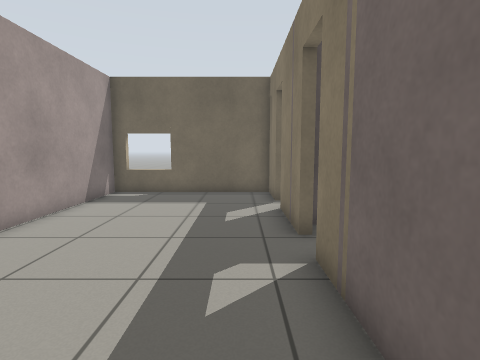
[1] (above)

24 first-person views from a walk through a world built for the Gazebo simulator. The camera is 0.94 m above the floor, tilts 6° down and sees 80° across. The floor is counted in squares, 0.5 m on a side. Each view is taken from the middle of a square. On the plan, view 1 faces up. The plan holds only what a view shows up to about 16 squares ahead; the rest is blank. The robots in the file are not drawn. Simple patterns stand in for the simulator's built-in surfaces. Surface patterns are stand-ins for the level's own textures.

[2]
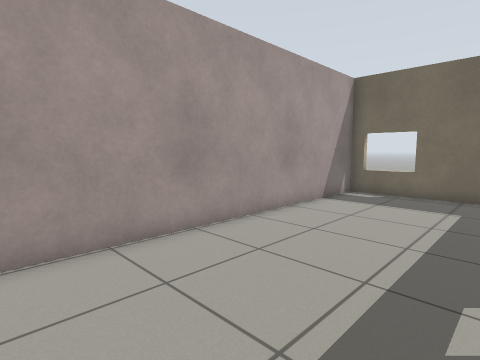

[3]
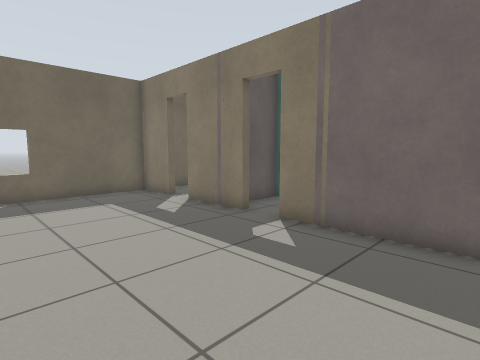

[4]
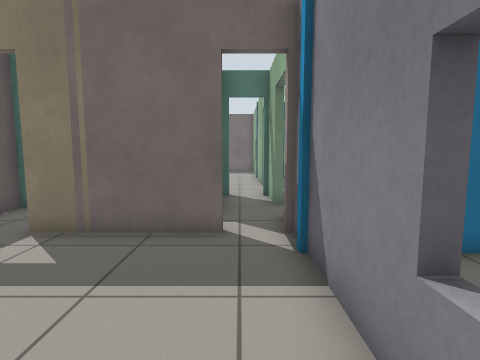

[5]
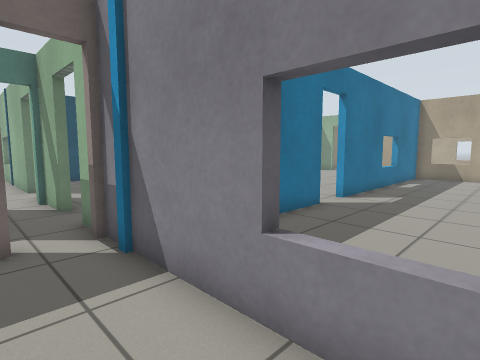

[6]
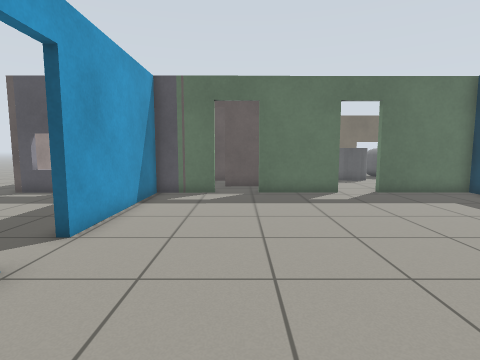

[7]
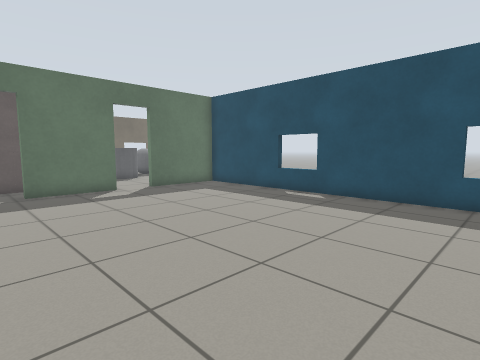

[8]
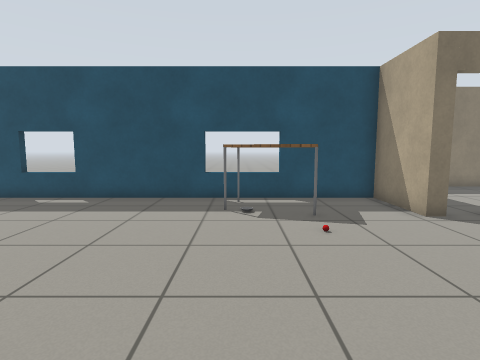

[9]
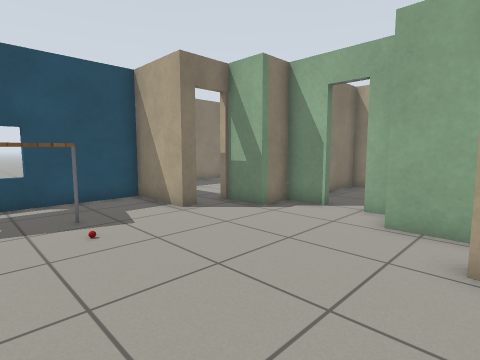

[10]
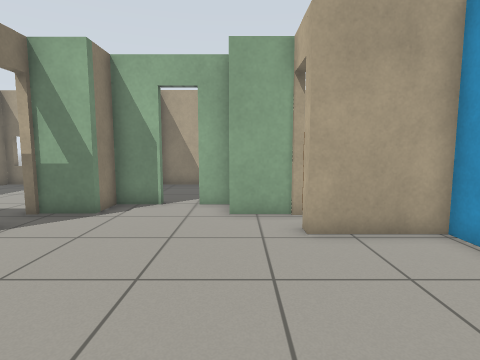

[11]
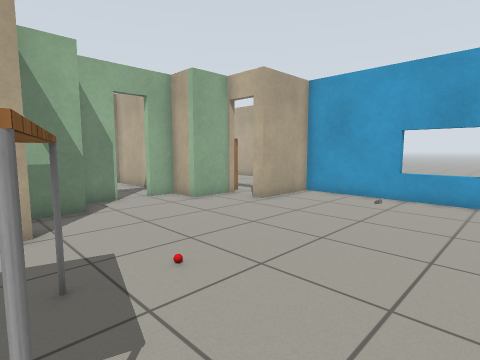

[12]
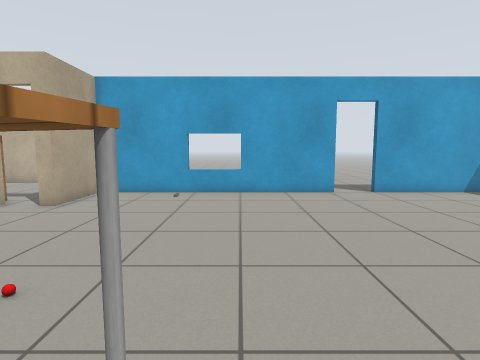

[13]
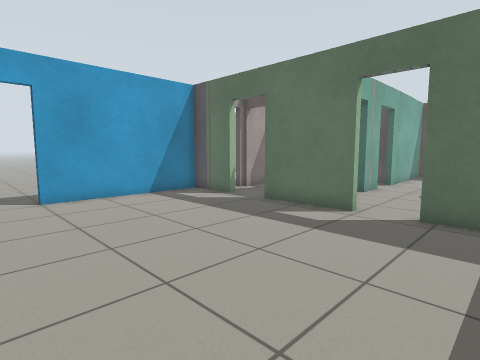

[14]
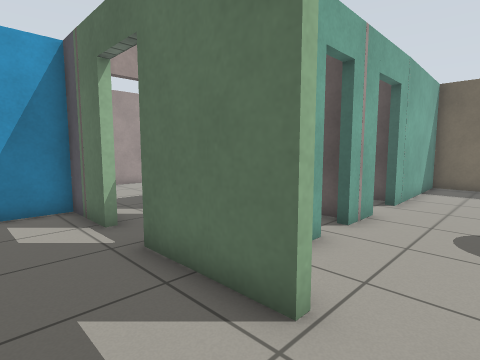

[15]
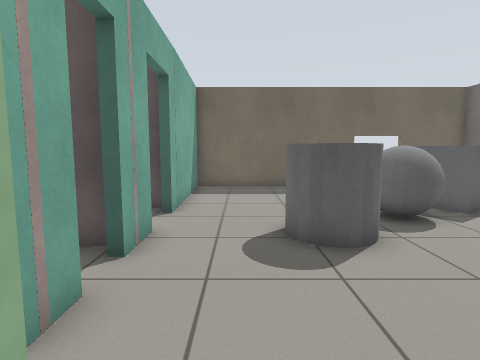

[16]
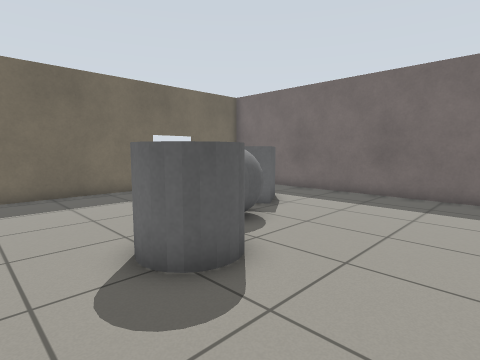

[17]
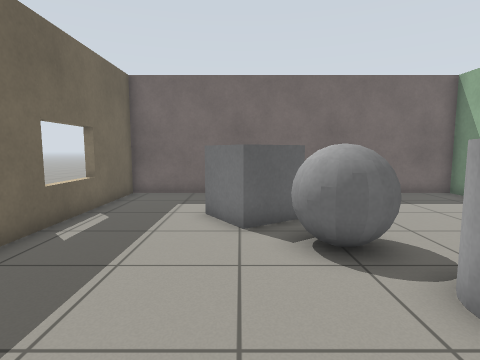

[18]
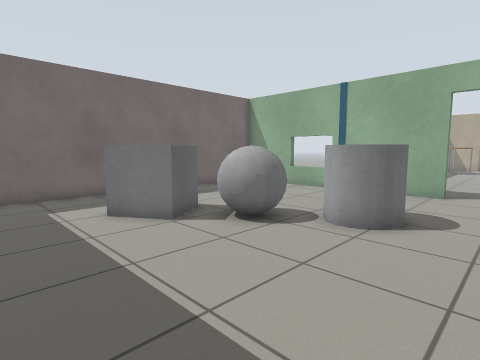

[19]
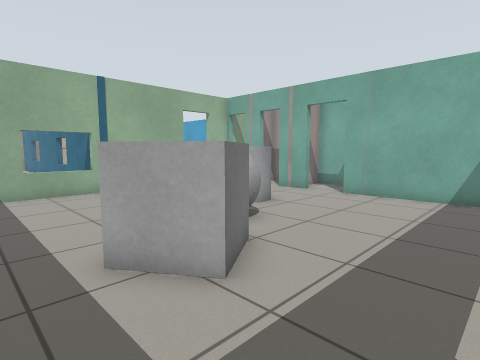

[20]
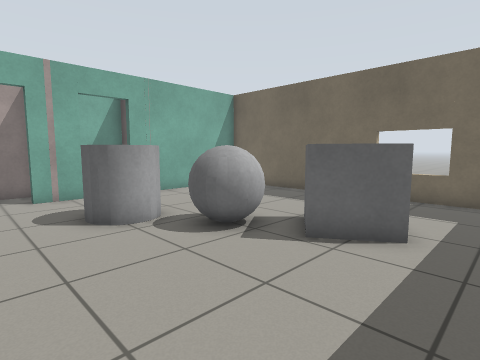

[21]
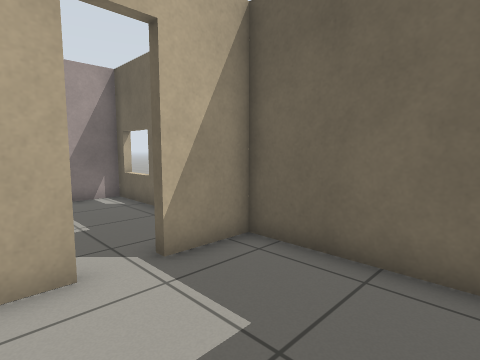

[22]
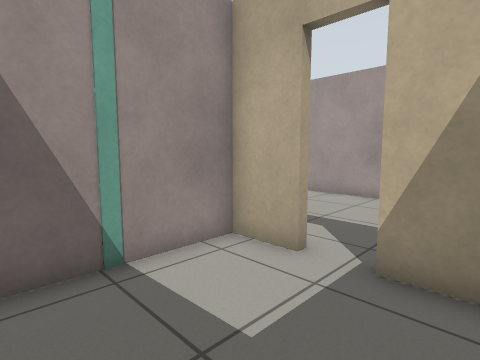

[23]
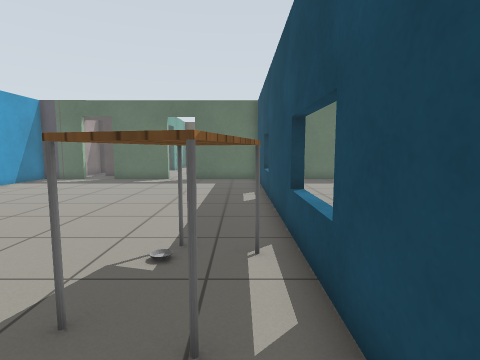

[24]
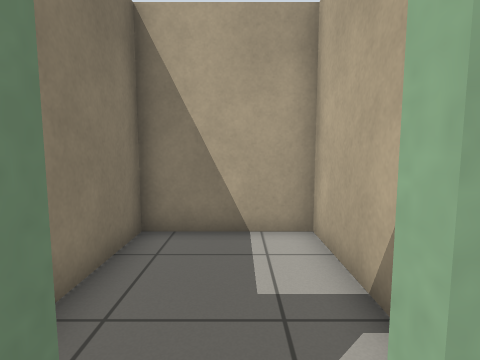

### Floor plan
Key: @ floor where view 1 was taken; # wall or solid block; . floor; D open door; = window, fence, low wall or low ledge; T table; H thing the floor can be seen under or through; B bookshelf; O other object.
Columns run from 7 left of view 1 to 20 right of it. Each row starts with its distance up from view 1.
 13  ##=###################=####
 12  #......#.....#............#
 11  #......#.....#............#
 10  #......DD....#............#
  9  #......D.....#........O...#
  8  #......#.....#.......OOO..#
  7  #......#######.....OOOOO..#
  6  #......D###..D.....OO.O...#
  5  #......D# #..D..OOOOO.....#
  4  #......#  #..#..OOO.......#
  3  #......#  ####............#
  2  #......##  #.D............#
  1  #......#DD####............#
  0 .#.....@DD....D............#
 -1 .##=####D#DD##D#DD#####=####
 -2  ...   #.............#
 -3   ... .#.............#
 -4   .....#.............#  ..
 -5   .....#.............#  ..
 -6    ....#.............# ..
 -7 .......#.............= ..
 -8 .......D.............= ..
 -9    ....D.............# ..
-10    ....#.............#
-11    ....#.............#
-12    ....#.............#
-13    ....#.............#
-14    ....#.............=
-15    ....=...........TT=
-16     ...=...........TT=
-17     ...#........O.TTT#
-18     .. #.............#
-19        #.............#
-20        ####..........#
-21           D.......DH##
-22          .D.......D .
-23        ..BB##....## ..
-24       ... B ##D###  ...
-25       ..    #...#   .....
-26             #...#    ....#
-27             #...#     ...#
-28             #...#      ..#
-29             #...#        #
-30             #####       ##

Positions as (right, up) in squares from view 1, and headings:
1: (0, 0), facing up
2: (0, 0), facing up-left
3: (-5, 0), facing up-right
4: (-5, 0), facing right
5: (-5, 1), facing down-right
6: (4, -14), facing up
7: (3, -15), facing up-right
8: (3, -15), facing right
9: (3, -15), facing down-right
10: (5, -14), facing down
11: (12, -13), facing down-left
12: (13, -14), facing left
13: (12, -10), facing up-left
14: (10, -4), facing up-left
15: (9, -2), facing up
16: (8, 0), facing up-right
17: (8, 8), facing right
18: (8, 12), facing down-right
19: (19, 12), facing down-left
20: (19, 1), facing up-left
21: (6, 8), facing up-left
22: (6, 12), facing down-left
23: (13, -20), facing up
24: (7, -23), facing down
